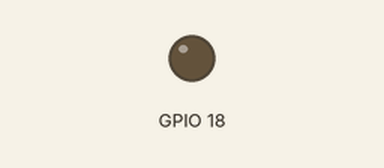
Simulated run of this program. Board: Raspberry Pi (BCM pin numbers). Shown: output pins drawn as LEDs (lit = HIGH). At 2.0 s the program stops and its outputs stay as they are.

Above: at 0.1 s.
At 1.1 s:
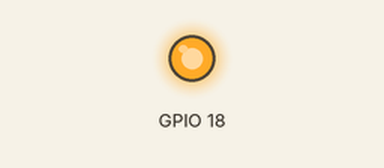
Timing chart, 0 to 3.5 s (numbered marks = the images above):
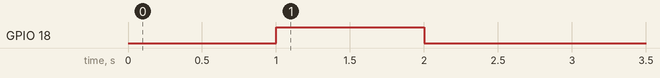

Measured:
- by itself, GPIO 18: LOW → HIGH at 1.0 s, → LOW 1.0 s later

The program:

DeltaFanPWM.py
```python
import wiringpi2 as wiringpi
import time

wiringpi.pwmSetMode(0) # PWM_MODE_MS = 0

wiringpi.wiringPiSetupGpio()

wiringpi.pinMode(18, 2)      # pwm only works on GPIO port 18

wiringpi.pwmSetClock(6)  # this parameters correspond to 25kHz
wiringpi.pwmSetRange(128)

wiringpi.pwmWrite(18, 0)   # minimum RPM
time.sleep(1)
wiringpi.pwmWrite(18, 128)  # maximum RPM
time.sleep(1)

wiringpi.pwmWrite(18, 0)
```
